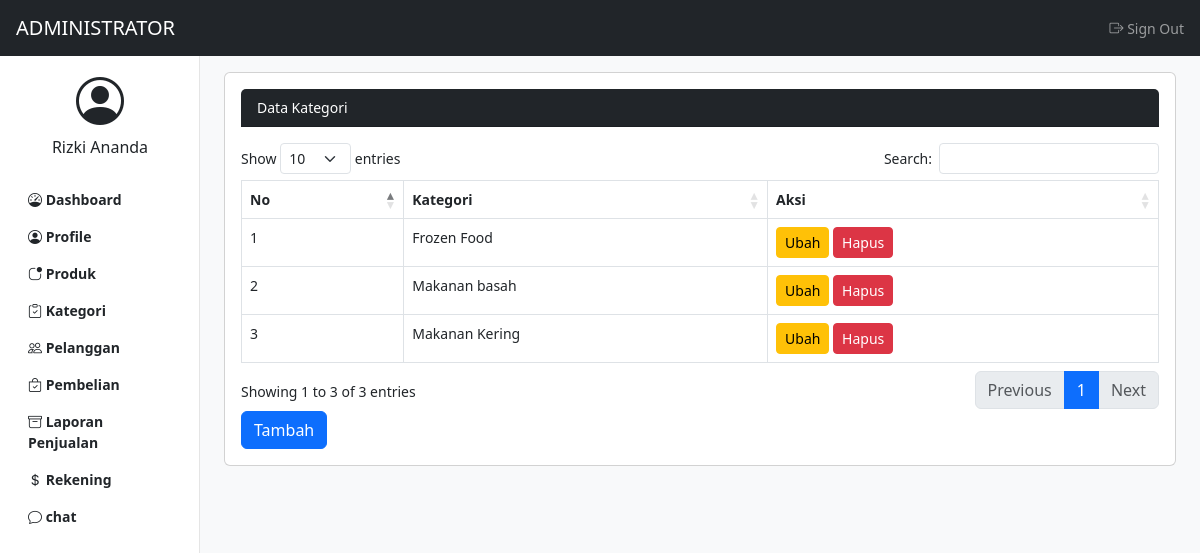
Page /admin/kategori.php (signed in) on the committed database.
### tables this page shows
CREATE TABLE `kategori` (
  `id_kategori` int(11) NOT NULL,
  `nama_kategori` varchar(100) NOT NULL
);

### admin/kategori.php (the view)
<?php
include "header.php";
$kategori = array();
$ambil_kategori = $koneksi -> query("SELECT * FROM kategori");
while ($tiap_kategori = $ambil_kategori -> fetch_assoc())
{
	$kategori [] = $tiap_kategori;
}
 ?>
<div class="card-header bg-dark text-white mb-3">Data Kategori</div>
<div class="table-responsive">
	<table class="table table-bordered table-hover" id="thetable">
		<thead>
			<tr>
				<th>No</th>
				<th>Kategori</th>
				<th>Aksi</th>
			</tr>
		</thead>
		<tbody>
			<?php foreach ($kategori as $key => $value): ?>
				<tr>
				<td><?php echo $key+1; ?></td>
				<td><?php echo $value["nama_kategori"]; ?></td>
				<td nowrap="nowrap">
					<a href="ubah_kategori.php?id=<?php echo $value["id_kategori"]; ?>" class="btn-sm btn btn-warning">Ubah</a>
					<a href="hapus_kategori.php?id=<?php echo $value["id_kategori"]; ?>" onclick="return confirm('Apakah anda yakin?')" class="btn-sm btn btn-danger">Hapus</a>
				</td>
			</tr>
			<?php endforeach ?>
		</tbody>
	</table>
	<a href="tambah_kategori.php" class="btn btn-primary">Tambah</a>
</div>
 <?php
include "footer.php";
 ?>

### admin/header.php (shortened to what this page needs)
<?php
include "../koneksi.php";
$id_admin = $_SESSION["admin"] ["id_admin"];
$ambil_admin = $koneksi -> query("SELECT * FROM admin WHERE id_admin = '$id_admin'");
$admin = $ambil_admin -> fetch_assoc();
?>
<!DOCTYPE html>
<html>
<head>
	<link rel="stylesheet" type="text/css" href="../assets/css/bootstrap.css">
	<link rel="stylesheet" type="text/css" href="https://cdn.jsdelivr.net/npm/bootstrap-icons@1.5.0/font/bootstrap-icons.css">
	<link rel="stylesheet" type="text/css" href="../assets/css/dashboard.css">
	<link rel="stylesheet" type="text/css" href="../assets/css/dataTables.bootstrap5.min.css">
</head>
<body>
	<header class="navbar navbar-dark bg-dark sticky-top">
		<a class="navbar-brand px-3" href="index.php">ADMINISTRATOR</a>
		<div class="navbar-nav">
			<div class="nav-item">
				<a class="nav-link px-3" href="logout.php" onclick="return confirm('Apakah anda yakin ingin keluar?')">
					<i class="bi bi-box-arrow-right"></i>
					Sign Out
				</a>
			</div>
		</div>
	</header>
	<div class="container-fluid">
		<div class="row">
			<nav id="sidebar" class="col-md-3 col-lg-2 bg-white position-fixed start-0 top-0 bottom-0 py-5 collapse d-md-block sidebar">
				<a href="profil_admin.php" class="text-decoration-none">
					<div class="container text-center pt-4">
						<span class="bi bi-person-circle display-5 text-dark"></span>
						<h6 class="pt-2 text-dark"><?php echo $admin["nama_admin"]; ?></h6>
					</div>
				</a>
				<div class="pt-3">
					<ul class="nav flex-column">
						<li class="nav-item">
							<a href="index.php" class="nav-link text-dark fw-bold"><span class="bi bi-speedometer"></span> Dashboard</a>
						</li>
						<li class="nav-item">
							<a href="profil_admin.php" class="nav-link text-dark fw-bold"><span class="bi bi-person-circle"></span> Profile</a>
						</li>
						<li class="nav-item">
							<a href="produk.php" class="nav-link text-dark fw-bold"><span class="bi bi-app-indicator"></span> Produk</a>
						</li>
						<li class="nav-item">
							<a href="kategori.php" class="nav-link text-dark fw-bold"><span class="bi bi-clipboard-check"></span> Kategori</a>
						</li>
						<li class="nav-item">
							<a href="pelanggan.php" class="nav-link text-dark fw-bold"><span class="bi bi-people"></span> Pelanggan</a>
						</li>
						<li class="nav-item">
							<a href="pembelian.php" class="nav-link text-dark fw-bold"><span class="bi bi-bag-check"></span> Pembelian</a>
						</li>
						<li class="nav-item">
							<a href="laporan_penjualan.php" class="nav-link text-dark fw-bold"><span class="bi bi-archive"></span> Laporan Penjualan</a>
						</li>
						<li class="nav-item">
							<a href="rekening.php" class="nav-link text-dark fw-bold"><span class="bi bi-currency-dollar"></span> Rekening</a>
						</li>
						<li class="nav-item">
							<a href="Chat.php" class="nav-link text-dark fw-bold"><span class="bi bi-chat"></span> chat</a>
						</li>
					</ul>
				</div>
			</nav>
		</div>
	</div>
	<main class="col-lg-10 col-md-9 ms-sm-auto px-sm-4 py-3 vh-100 bg-light">
		<div class="card">
			<div class="card-body">

### assets/css/dashboard.css (style rules this page uses)
body { font-size: 0.875rem; }
.sidebar { z-index: 100; box-shadow: inset -1px 0 0 0 rgba(0, 0, 0, 0.1); }

### rows in the picture
kategori: nama_kategori "Frozen Food"
kategori: nama_kategori "Makanan basah"
kategori: nama_kategori "Makanan Kering"

### other values in the picture
$admin["nama_admin"] "Rizki Ananda"
